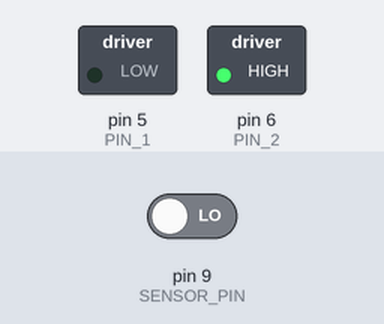
A sketch run on a simulated Arduino Uno, built with avr-gcc and run on an emulated ATmega328P. Parts: switched loads named in the sketch (green lamp = pin HIGH). Inputs (shaded band) come from the test bench; at power-on: pin 9 (SENSOR_PIN) LOW. What the sketch prints to the serial monitor is not drawn.

Above: at 0.1 s.
Timing chart, 0 to 1.6 s (numbered marks = the images above):
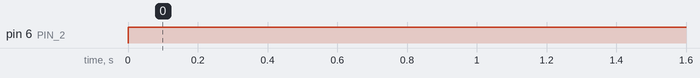

The sketch:

InitializeBibo.ino
```cpp
#include "Statemachine.h"
#include "IRSensor.h"
#include "MotorDriver.h"

#define USE_ARDUINO_INTERRUPTS false
#include <PulseSensorPlayground.h>

const int PIN_1 = 5;
const int PIN_2 = 6;
const int SENSOR_PIN = 9;
const int DIRECTION_PIN = A1;

const int TOTAL_TURNS = 2000;
const int LOADED_TURNS = 200;

IRSensor ir(SENSOR_PIN);
MotorDriver motor(PIN_1, PIN_2);

bool motorActive = true;

void motorIn() {
  motor.CCW();
  ir.waitForTicks(TOTAL_TURNS);
  motor.Stop();
}

void setup() {
  Serial.begin(115200);
  motor.CCW();
  ir.waitForTicks(LOADED_TURNS);
  motor.Stop();

  motorIn();
}

void loop() {
}
```

IRSensor.cpp
```cpp
#include "Arduino.h"
#include "IRSensor.h"

IRSensor::IRSensor(int sensorPin) {
  this->sensorPin = sensorPin;
  this->numWindows = 20;
  pinMode(this->sensorPin, INPUT);
}

IRSensor::IRSensor(int sensorPin, int numWindows) {
  this->sensorPin = sensorPin;
  this->numWindows = numWindows;
  pinMode(this->sensorPin, INPUT);
}

void IRSensor::waitForTurns(float numTurns) {
  int tickCount = 0;
  while(tickCount < (numTurns * numWindows * 2)) {
    counter.input(digitalRead(sensorPin));
    if (counter.changed()) {
      tickCount++;
    }
    delay(1 / sampleRate * 1000);
  }
}

void IRSensor::waitForTicks(float numTicks) {
  int tickCount = 0;
  while(tickCount < numTicks) {
    counter.input(digitalRead(sensorPin));
    if (counter.changed()) {
      tickCount++;
    }
    Serial.println(tickCount);
    delay(1 / sampleRate * 1000);
  }
}

void IRSensor::sample() {
  counter.input(digitalRead(sensorPin));
  if (counter.changed()) {
    this->tickCount++;
  }
  if (tickCount >= numWindows * 2) {
    turnCount++;
  }
}

int IRSensor::getTurnCount() {
  return this->turnCount;
}

int IRSensor::getTickCount() {
  return this->tickCount;
}
```

IRSensor.h
```cpp
#ifndef __IRSENSOR_H__
#define __IRSENSOR_H__
#include "Statemachine.h"

class IRSensor {
public:
  IRSensor(int sensorPin);
  IRSensor(int sensorPin, int numWindows);
  void waitForTurns(float numTurns);
  void waitForTicks(float numTicks);
  int getTurnCount();
  int getTickCount();
  void sample();
private:
  int numWindows;
  Statemachine counter;
  int turnCount = 0;
  int tickCount = 0;
  int sensorPin;
  int sampleRate = 100;
};
#endif
```

Statemachine.cpp
```cpp
#include "Statemachine.h"

void Statemachine::input(int val) {
  if (oldVal != val) {
    stateChanged = true;
  }
  oldVal = val;
}

bool Statemachine::changed() {
  if (stateChanged) {
    stateChanged = false;
    return true;
  }
  return false;
}
```

Statemachine.h
```cpp
#ifndef __STATEMACHINE_H__
#define __STATEMACHINE_H__
class Statemachine {
public:
  void input(int val);
  bool changed();
private:
  int oldVal;
  bool stateChanged;
};
#endif
```

MotorDriver.cpp
```cpp
#include "Arduino.h"
#include "MotorDriver.h"

MotorDriver::MotorDriver(int pin1, int pin2) {
  this->pin1 = pin1;
  this->pin2 = pin2;
  pinMode(this->pin1, OUTPUT);
  pinMode(this->pin2, OUTPUT);
}

void MotorDriver::CW() {
  digitalWrite(this->pin1, HIGH);
  digitalWrite(this->pin2, LOW);
}

void MotorDriver::CCW() {
  digitalWrite(this->pin1, LOW);
  digitalWrite(this->pin2, HIGH);
}

void MotorDriver::Stop() {
  digitalWrite(this->pin1, LOW);
  digitalWrite(this->pin2, LOW);
}

void MotorDriver::Brake() {
  digitalWrite(this->pin1, HIGH);
  digitalWrite(this->pin2, HIGH);
}
```

MotorDriver.h
```cpp
#ifndef __MOTORDRIVER_H__
#define __MOTORDRIVER_H__
class MotorDriver {
public:
  MotorDriver(int pin1, int pin2);
  void CW();
  void CCW();
  void Stop();
  void Brake();
private:
  int pin1;
  int pin2;
};
#endif
```

Measured:
- by itself, pin 6 (PIN_2): LOW → HIGH at 0.00 s
